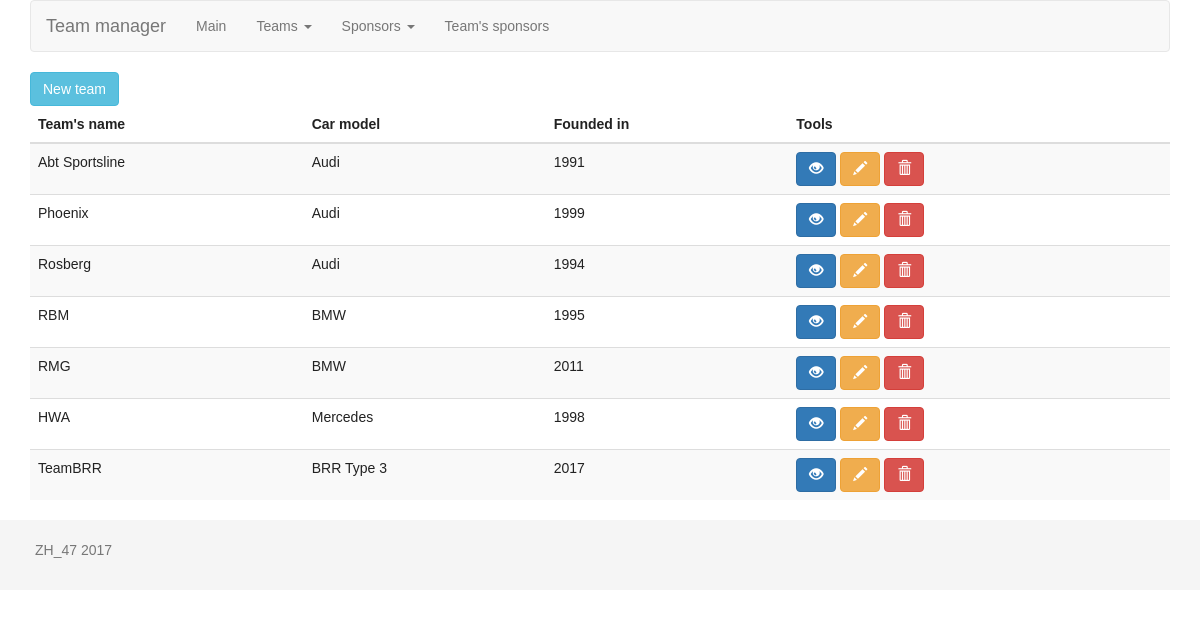
Screenshot of /index.php?action=index-team with the database file from the repository.
### tables this page shows
CREATE TABLE `team` (
  `team_id` int(11) NOT NULL AUTO_INCREMENT,
  `name` varchar(50) NOT NULL,
  `founded` year(4) DEFAULT NULL,
  `car` varchar(20) DEFAULT NULL,
  PRIMARY KEY (`team_id`)
);

### public/index.php (called while the page is built, shortened)
<?php
include_once('../autoloader.php');
$action = isset($_GET['action']) ? $_GET['action'] : '';
$controller = new Controller($action);
$controller->execute();

### autoloader.php (called while the page is built, shortened)
<?php
function getClassPath(string $className): string
{
    $registeredClasses = [
        'App\Controller' => 'Controller',
        'App\Model\ModelAbstract' => 'model/ModelAbstract',
        'App\Model\Team' => 'model/Team',
        'App\Model\Sponsor' => 'model/Sponsor',
        'App\Model\Sponsor_Team' => 'model/Sponsor_Team',
        'App\Repository\RepositoryAbstract' => 'repository/RepositoryAbstract',
        'App\Repository\TeamRepository' => 'repository/TeamRepository',
        'App\Repository\SponsorRepository' => 'repository/SponsorRepository',
        'App\Repository\SponsorTeamRepository' => 'repository/SponsorTeamRepository'
    ];
    return $registeredClasses[$className];
}

### repository/RepositoryAbstract.php (called while the page is built, shortened)
<?php
abstract class RepositoryAbstract
{
    public function __construct()
    {
        $config = (include(__DIR__ . '/../config/config.php'))['db'];
        $dsn = "mysql:host={$config['host']};dbname={$config['dbname']};charset={$config['charset']}";
        $opt = [
            PDO::ATTR_ERRMODE => PDO::ERRMODE_EXCEPTION,
            PDO::ATTR_DEFAULT_FETCH_MODE => PDO::FETCH_ASSOC,
            PDO::ATTR_EMULATE_PREPARES => false,
        ];
        try {
            $this->pdo = new PDO($dsn, $config['login'], $config['pass'], $opt);
        } catch (PDOException $e) {
            die('Подключение не удалось: ' . $e->getMessage());
        }
    }
}

### repository/TeamRepository.php (called while the page is built, shortened)
<?php
class TeamRepository extends RepositoryAbstract
{
    public function __construct()
    {
        $this->entityName = 'team';
    }
    public function findAll(): array
    {
        $stmt = $this->pdo->prepare("SELECT * FROM {$this->entityName}");
        $stmt->execute();
        $teams = [];
        foreach ($stmt as $row) {
            $teams[] = new Team($row['name'], $row['founded'], $row['car'], $row['team_id']);
        }
        return $teams;
    }
}

### model/Team.php (called while the page is built, shortened)
<?php
class Team extends ModelAbstract
{
    public function __construct(string $name, string $car, string $founded, int $id = null)
    {
        $this->name = $name;
        $this->car = $car;
        $this->founded = $founded;
        $this->id = $id;
    }
}

### view/team/index.php (the view)
<?php
require_once('../view/template/header.php');
?>
    <a href="index.php?action=create-team" class="btn btn-info">New team</a>
    <table class="table table-striped">
        <thead>
        <tr>
            <th>Team's name</th>
            <th>Car model</th>
            <th>Founded in</th>
            <th>Tools</th>
        </tr>
        </thead>
        <tbody>
        <?php foreach ($teams as $team) { ?>
            <tr>
                <td><?= htmlspecialchars($team->name) ?></td>
                <td><?= htmlspecialchars($team->founded) ?></td>
                <td><?= htmlspecialchars($team->car) ?></td>
                <td>
                    <a href="index.php?action=view-team&id=<?= $team->id ?>" class="btn btn-primary">
                        <i class="glyphicon glyphicon-eye-open"></i>
                    </a>
                    <a href="index.php?action=update-team&id=<?= $team->id ?>" class="btn btn-warning">
                        <i class="glyphicon glyphicon-pencil"></i>
                    </a>
                    <a href="index.php?action=delete-team&id=<?= $team->id ?>" class="btn btn-danger">
                        <i class="glyphicon glyphicon-trash"></i>
                    </a>
                </td>
            </tr>
        <?php } ?>
        </tbody>
    </table>
<?php
require_once('../view/template/footer.php');
?>

### Controller.php (shortened to what this page needs)
<?php
class Controller
{
    protected $action;
    public function __construct($action)
    {
        $this->action = $action;
    }
    public function execute()
    {
        switch ($this->action) {
            case 'index-team':
                $this->indexTeamAction();
                break;
        }
    }
    protected function indexTeamAction()
    {
        $teamRepository = new TeamRepository();
        $teams = $teamRepository->findAll();
        require_once('view/team/index.php');
    }
}

### view/template/header.php (shortened to what this page needs)
<!doctype html>
<html lang="en">
<head>
    <link href="https://maxcdn.bootstrapcdn.com/bootstrap/3.3.7/css/bootstrap.min.css" rel="stylesheet"
>
    <link rel="stylesheet" href="css/style.css">
</head>
<body>
<div class="container">
    <nav class="navbar navbar-default">
        <div class="container-fluid">
            <div class="navbar-header">
                <a class="navbar-brand" href="index.php?action=main">Team manager</a>
            </div>
            <div class="collapse navbar-collapse" id="bs-example-navbar-collapse-1">
                <ul class="nav navbar-nav">
                    <li><a href="index.php?action=main">Main</a></li>
                    <li class="dropdown">
                        <a href="#" class="dropdown-toggle" data-toggle="dropdown" role="button" aria-haspopup="true"
                           aria-expanded="false">Teams <span class="caret"></span></a>
                    </li>
                    <li class="dropdown">
                        <a href="#" class="dropdown-toggle" data-toggle="dropdown" role="button" aria-haspopup="true"
                           aria-expanded="false">Sponsors <span class="caret"></span></a>
                    </li>
                    <li><a href="index.php?action=index-all">Team's sponsors</a></li>
                </ul>
            </div>
        </div>
    </nav>

### view/template/footer.php
</div>
<footer class="footer">
    <div class="container">
        <p class="text-muted">ZH_47 <?= date('Y') ?></p>
    </div>
</footer>
</body>
</html>

### public/css/style.css (style rules this page uses)
* { margin: 0; }
html, body { height: 100%; }
body { background: #ffffff; color: #222222; font-family: Arial, Helvetica, sans-serif; }
.content, .header, .footer { box-sizing: border-box; padding: 20px; width: 100%; }
.header, .footer { background: #f5f5f5; color: #f5f5f5; }

### rows the page displays
team: name "Abt Sportsline", car "Audi", founded "1991"
team: name "Phoenix", car "Audi", founded "1999"
team: name "Rosberg", car "Audi", founded "1994"
team: name "RBM", car "BMW", founded "1995"
team: name "RMG", car "BMW", founded "2011"
team: name "HWA", car "Mercedes", founded "1998"
team: name "TeamBRR", car "BRR Type 3", founded "2017"
